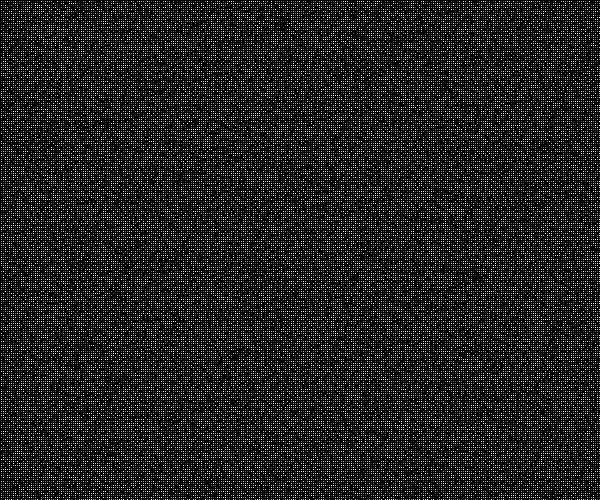
Frame 1 (no input)
Frame 60 (the mouse pressed at the canvas centre just before this capture): identical to frame 1, image omitted
Frame 120 (the mouse held since frame 60 and released just before this capture): identical to frame 1, image omitted

The Processing sketch that drew this single still picture (run headless with seeded random() and noise(); from frame 60 on, the mouse is pressed at the canvas centre):

// Processing sketch: for_rects
// ── for_rects.pde
int side=2,run;

void setup()
{
  size(600,500);
  background(201);
}

void draw()
{
  while(run!=1)
  {
    for(int x=0;x<=width;x+=side)
    {
      for(int y=0;y<=height;y+=side)
      {
        fill(random(255));
        rect(x,y,side,side);
      }
      run=1;
    }
  }
}
